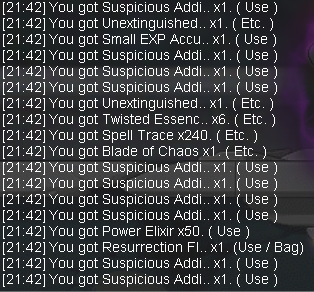
#> input picture boss/cdusk.png, 314 x 292 px; its folder holds only this picture in this run
$ python imageReader.py
#> lines starting #> are read from the running program, lines starting #| are printed output that depends on the picture
import pytesseract as tess
import os
import re
import cv2
import numpy as np
import matplotlib.pyplot as plt
from collections import defaultdict
from datetime import date

#! Modify line 6 to the directory where `tesseract.exe` is stored
tess.pytesseract.tesseract_cmd = r'C:\Program Files\Tesseract-OCR\tesseract.exe'

#! Modify `boss` to the folder where the images are stored
directory_img = r'boss'
directory_names = r'defined_names.txt'


# -- Functions --
def get_image_files(directory):
    files = []
    for file in os.listdir(directory):
        if file.endswith('.png') or file.endswith('.jpg') or file.endswith('.jpeg'):
            files.append(file)
    return files

def read_defined_file(directory):
#> called with directory = 'defined_names.txt'
    item_names = []
    item_categories = []

    with open(directory, 'r', encoding='utf-8') as file:
#> (reads defined_names.txt from the repository)
        lines = file.readlines()

        for line in lines:
            text_only_line = line.strip().lower()
            if text_only_line.startswith('#'):
                item_categories.append(text_only_line.split('#')[1])
            elif text_only_line != '':
                item_names.append(text_only_line)

        return item_names, item_categories


# Directory and files
image_files = get_image_files(directory_img)
item_names, item_categories = read_defined_file(directory_names)

# Regex
name_quantity_pattern = re.compile(r'\b(?:got|gat)\s+(.*)')
name_pattern = re.compile(r'^(.*?)(?:\s*x\d+|\.\.)')
quantity_pattern = re.compile(r'\bx(\d+)\b')

# Create empty folder using current date
creation_date = date.today().strftime("%d-%m-%Y")
if not os.path.exists(creation_date):
    os.makedirs(creation_date)

desired_width = 1000

for file in image_files:
    try:
        file_without_extension = re.sub(r'\.png|\.jpg|\.jpeg', '', file)
        img = cv2.imread(os.path.join("boss/", file))
#> img is the input picture: shape (292, 314, 3); mean B, G, R 69.3, 66.3, 65.3

        # Up-sample (since the image is too small), then convert to HSV. Get binary mask and perform OCR
        img = cv2.resize(img, (0, 0), fx=2, fy=2)
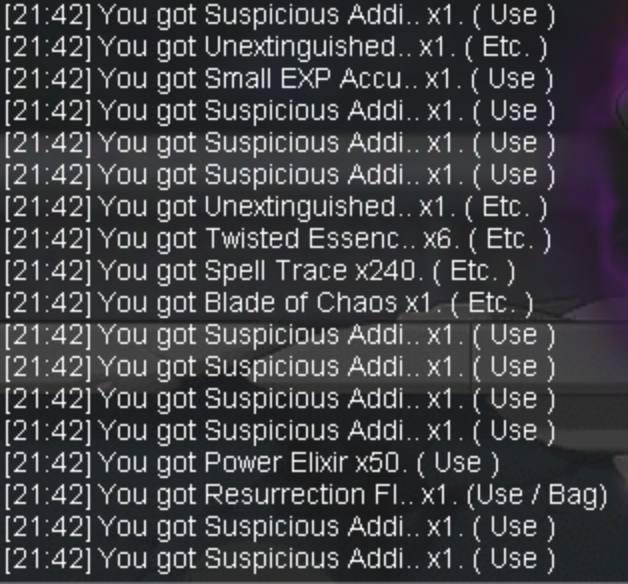
#> img: shape (584, 628, 3); mean B, G, R 69.3, 66.3, 65.3
        hsv = cv2.cvtColor(img, cv2.COLOR_BGR2HSV)
#> hsv: shape (584, 628, 3); mean H, S, V 101.2, 27.5, 69.4
        msk = cv2.inRange(hsv, np.array([0, 0, 123]), np.array([179, 255, 255]))
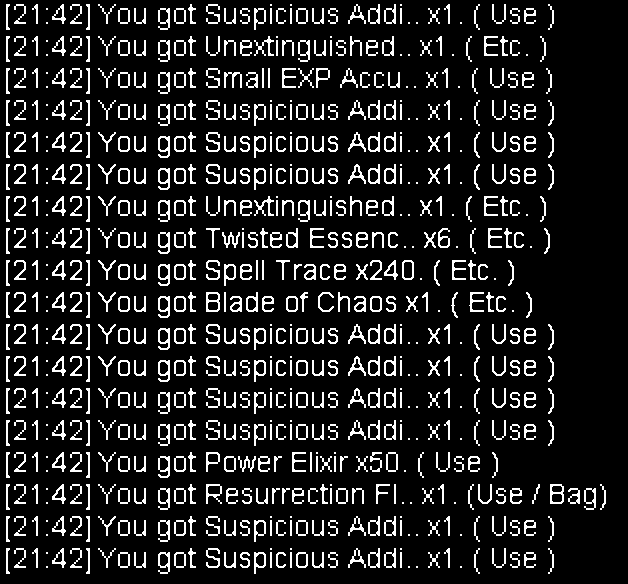
#> msk: shape (584, 628); 12.5% white in thin lines or dots
#> (the run stopped early here; a loop or call above may not have finished)
